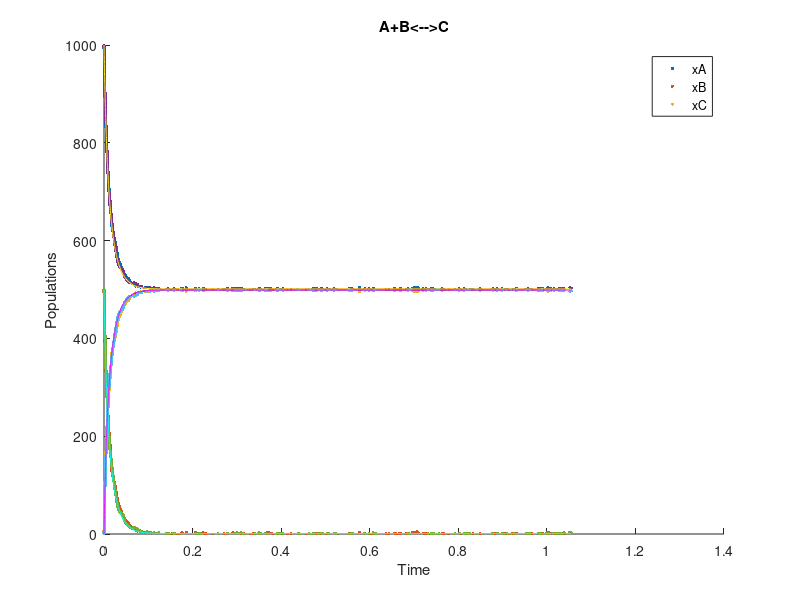

Source code (MATLAB):
clear all;
close all;

% This code is set to test whether the subscripts of reactions matter, if
% the order in which the propensity functions are tested, matters.

% Inputs that are the same with either test

Omega = 1;     %volume of container in which reaction occurs
k_f = 0.1;    %reaction rate constant for the forward reaction (A+B-->C)
k_r = 0.1;    %reaction rate constant for the reverse reaction (C-->A+B)

c_f = k_f/Omega;    %calculation of c for forward reaction
c_r = k_r;          %calculation of c for reverse reaction

% Runs the model by testing the forward reaction propensity first and then
% the sum of the two. The second part will test the reverse reaction
% propensity function before the sum of the two.

xA_1(1) = 1000;   %initial population of A
xB_1(1) = 500;   %initial population of B
xC_1(1) = 0;     %initial population of C

t_1(1) = 0;           %initializes time at t=0

ODExA_1(1) = xA_1(1);   %intial populations for ODE approximation
ODExB_1(1) = xB_1(1);
ODExC_1(1) = xC_1(1);

Equilibrium_1 = 0;
Loops_1 = 0;

ForwardCount_1 = 0;
ReverseCount_1 = 0;

while ~Equilibrium_1
    a_f_1(Loops_1+1) = c_f*xA_1(Loops_1+1)*xB_1(Loops_1+1);   %propensity functions
    a_r_1(Loops_1+1) = c_r*xC_1(Loops_1+1);
    a_0_1(Loops_1+1) = a_f_1(Loops_1+1)+a_r_1(Loops_1+1);     %sum of propensity functions
    
    r_1_1(Loops_1+1) = rand; %random numbers to be used to calculate tau and j
    r_2_1(Loops_1+1) = rand;
    
    tau_1(Loops_1+1) = (1/a_0_1(Loops_1+1))*log(1/r_1_1(Loops_1+1));  %Monte Carlo method to find tau
    if a_f_1(Loops_1+1) > r_2_1(Loops_1+1)*a_0_1(Loops_1+1)  %determines which reaction occurs
        j_1(Loops_1+1) = 1;           %forward reaction
    else
        j_1(Loops_1+1) = 2;           %reverse reaction
    end
    
    if j_1(Loops_1+1) == 1               %updates populations for a forward reaction
        xA_1((Loops_1+1)+1) = xA_1(Loops_1+1)-1;
        xB_1((Loops_1+1)+1) = xB_1(Loops_1+1)-1;
        xC_1((Loops_1+1)+1) = xC_1(Loops_1+1)+1;
        ForwardCount_1 = ForwardCount_1+1;
    elseif j_1(Loops_1+1) == 2           %updates populations for a reverse reaction
        xA_1((Loops_1+1)+1) = xA_1(Loops_1+1)+1;
        xB_1((Loops_1+1)+1) = xB_1(Loops_1+1)+1;
        xC_1((Loops_1+1)+1) = xC_1(Loops_1+1)-1;
        ReverseCount_1 = ReverseCount_1+1;
    end
    t_1((Loops_1+1)+1) = t_1(Loops_1+1)+tau_1(Loops_1+1);   %advances time by time step, tau
    
    state_1(Loops_1+1,1) = xA_1(Loops_1+1);   %creates history of state vectors after each
    state_1(Loops_1+1,2) = xB_1(Loops_1+1);   %reaction
    state_1(Loops_1+1,3) = xC_1(Loops_1+1);
    
    dx_1 = [(-c_f*tau_1(Loops_1+1)),(c_r*tau_1(Loops_1+1)); (-c_f*tau_1(Loops_1+1)),(c_r*tau_1(Loops_1+1)); (c_f*tau_1(Loops_1+1)),(-c_r*tau_1(Loops_1+1))]*[ODExA_1(Loops_1+1)*ODExB_1(Loops_1+1);ODExC_1(Loops_1+1)];
    ODEold_1 = [ODExA_1(Loops_1+1); ODExB_1(Loops_1+1); ODExC_1(Loops_1+1)];    %Euler method to solve ODEs
    ODEnew_1 = dx_1 + ODEold_1;
    ODExA_1((Loops_1+1)+1) = ODEnew_1(1,1);
    ODExB_1((Loops_1+1)+1) = ODEnew_1(2,1);
    ODExC_1((Loops_1+1)+1) = ODEnew_1(3,1);
    
    ODEstate_1(Loops_1+1,1) = ODExA_1(Loops_1+1);
    ODEstate_1(Loops_1+1,2) = ODExB_1(Loops_1+1);
    ODEstate_1(Loops_1+1,3) = ODExC_1(Loops_1+1);
    
    if Loops_1 > 100
        xC_EqTest_1 = [xC_1(Loops_1-100) xC_1(Loops_1)]; %state of system 50 loops ago and now
        xC_Change_1 = diff(xC_EqTest_1);    %difference between the two states
        if abs((xC_Change_1)) <= 1    %if system hasn't changed by more than 1 molecule in 50 iterations it's at equilibrium
            Equilibrium_1 = 1;
        else
            Equilibrium_1 = 0;
        end
    end
    
    Loops_1 = Loops_1+1;
end

eqxA_1 = round(mean(xA_1(round(0.75*Loops_1):Loops_1)));  %equilibrium pop.
eqxB_1 = round(mean(xB_1(round(0.75*Loops_1):Loops_1)));
eqxC_1 = round(mean(xC_1(round(0.75*Loops_1):Loops_1)));
eqODExA_1 = round(mean(ODExA_1(round(0.75*Loops_1):Loops_1)));   %ODE equilibrium
eqODExB_1 = round(mean(ODExB_1(round(0.75*Loops_1):Loops_1)));
eqODExC_1 = round(mean(ODExC_1(round(0.75*Loops_1):Loops_1)));

% Tests a run of testing reverse propensity function first in order to
% compare to testing the forward one first.

xA_2(1) = xA_1(1);   %initial population of A
xB_2(1) = xB_1(1);   %initial population of B
xC_2(1) = xC_1(1);     %initial population of C

t_2(1) = 0;           %initializes time at t=0

ODExA_2(1) = xA_2(1);   %intial populations for ODE approximation
ODExB_2(1) = xB_2(1);
ODExC_2(1) = xC_2(1);

Equilibrium_2 = 0;
Loops_2 = 0;

ForwardCount_2 = 0;
ReverseCount_2 = 0;

while ~Equilibrium_2
    a_f_2(Loops_2+1) = c_f*xA_2(Loops_2+1)*xB_2(Loops_2+1);   %propensity functions
    a_r_2(Loops_2+1) = c_r*xC_2(Loops_2+1);
    a_0_2(Loops_2+1) = a_f_2(Loops_2+1)+a_r_2(Loops_2+1);     %sum of propensity functions
    
    r_1_2(Loops_2+1) = rand; %random numbers to be used to calculate tau and j
    r_2_2(Loops_2+1) = rand;
    
    tau_2(Loops_2+1) = (1/a_0_2(Loops_2+1))*log(1/r_1_2(Loops_2+1));  %Monte Carlo method to find tau
    if a_r_2(Loops_2+1) > r_2_2(Loops_2+1)*a_0_2(Loops_2+1)  %determines which reaction occurs
        j_2(Loops_2+1) = 2;           %reverse reaction
    else
        j_2(Loops_2+1) = 1;           %forward reaction
    end
    
    if j_2(Loops_2+1) == 1               %updates populations for a forward reaction
        xA_2((Loops_2+1)+1) = xA_2(Loops_2+1)-1;
        xB_2((Loops_2+1)+1) = xB_2(Loops_2+1)-1;
        xC_2((Loops_2+1)+1) = xC_2(Loops_2+1)+1;
        ForwardCount_2 = ForwardCount_2+1;
    elseif j_2(Loops_2+1) == 2           %updates populations for a reverse reaction
        xA_2((Loops_2+1)+1) = xA_2(Loops_2+1)+1;
        xB_2((Loops_2+1)+1) = xB_2(Loops_2+1)+1;
        xC_2((Loops_2+1)+1) = xC_2(Loops_2+1)-1;
        ReverseCount_2 = ReverseCount_2+1;
    end
    t_2((Loops_2+1)+1) = t_2(Loops_2+1)+tau_2(Loops_2+1);   %advances time by time step, tau
    
    state_2(Loops_2+1,1) = xA_2(Loops_2+1);   %creates history of state vectors after each
    state_2(Loops_2+1,2) = xB_2(Loops_2+1);   %reaction
    state_2(Loops_2+1,3) = xC_2(Loops_2+1);
    
    dx_2 = [(-c_f*tau_2(Loops_2+1)),(c_r*tau_2(Loops_2+1)); (-c_f*tau_2(Loops_2+1)),(c_r*tau_2(Loops_2+1)); (c_f*tau_2(Loops_2+1)),(-c_r*tau_2(Loops_2+1))]*[ODExA_2(Loops_2+1)*ODExB_2(Loops_2+1);ODExC_2(Loops_2+1)];
    ODEold_2 = [ODExA_2(Loops_2+1); ODExB_2(Loops_2+1); ODExC_2(Loops_2+1)];    %Euler method to solve ODEs
    ODEnew_2 = dx_2 + ODEold_2;
    ODExA_2((Loops_2+1)+1) = ODEnew_2(1,1);
    ODExB_2((Loops_2+1)+1) = ODEnew_2(2,1);
    ODExC_2((Loops_2+1)+1) = ODEnew_2(3,1);
    
    ODEstate_2(Loops_2+1,1) = ODExA_2(Loops_2+1);
    ODEstate_2(Loops_2+1,2) = ODExB_2(Loops_2+1);
    ODEstate_2(Loops_2+1,3) = ODExC_2(Loops_2+1);
    
    if Loops_2 > 100
        xC_EqTest_2 = [xC_2(Loops_2-100) xC_2(Loops_2)]; %state of system 50 loops ago and now
        xC_Change_2 = diff(xC_EqTest_2);    %difference between the two states
        if abs((xC_Change_2)) <= 1    %if system hasn't changed by more than 1 molecule in 50 iterations it's at equilibrium
            Equilibrium_2 = 1;
        else
            Equilibrium_2 = 0;
        end
    end
    
    Loops_2 = Loops_2+1;
end

eqxA_2 = round(mean(xA_2(round(0.75*Loops_2):Loops_2)));  %equilibrium pop.
eqxB_2 = round(mean(xB_2(round(0.75*Loops_2):Loops_2)));
eqxC_2 = round(mean(xC_2(round(0.75*Loops_2):Loops_2)));
eqODExA_2 = round(mean(ODExA_2(round(0.75*Loops_2):Loops_2)));   %ODE equilibrium
eqODExB_2 = round(mean(ODExB_2(round(0.75*Loops_2):Loops_2)));
eqODExC_2 = round(mean(ODExC_2(round(0.75*Loops_2):Loops_2)));

figure();                          %plot of molecular populations
scatter(t_1,xA_1,5,'red','filled');
hold on;
scatter(t_1,xB_1,5,'green','filled');
scatter(t_1,xC_1,5,'blue','filled');
plot(t_1,ODExA_1,'red');
plot(t_1,ODExB_1,'green');
plot(t_1,ODExC_1,'blue');
scatter(t_2,xA_2,5,'yellow','filled');
scatter(t_2,xB_2,5,'cyan','filled');
scatter(t_2,xC_2,5,'magenta','filled');
plot(t_2,ODExA_2,'yellow');
plot(t_2,ODExB_2,'cyan');
plot(t_2,ODExC_2,'magenta');
xlabel('Time');
ylabel('Populations');
ylim([0 max(max(state_1))]);
title('A+B<-->C');
legend('xA','xB','xC');